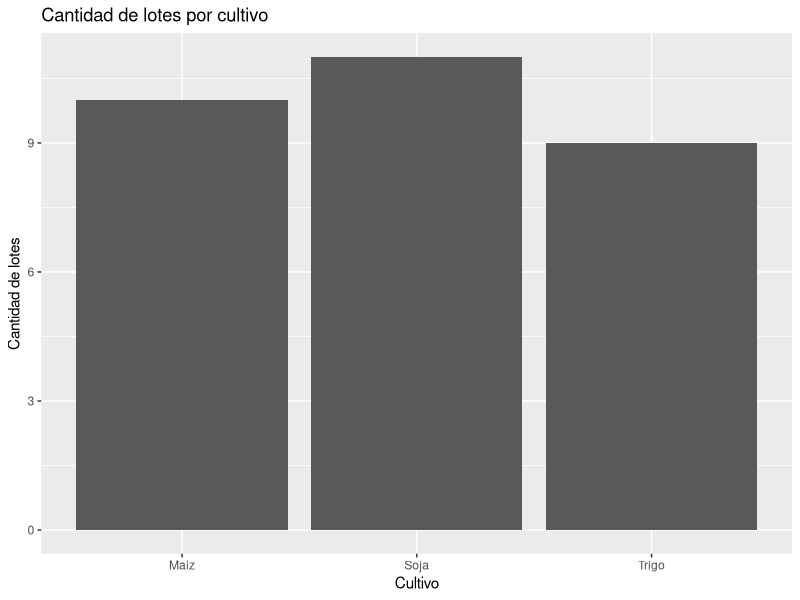
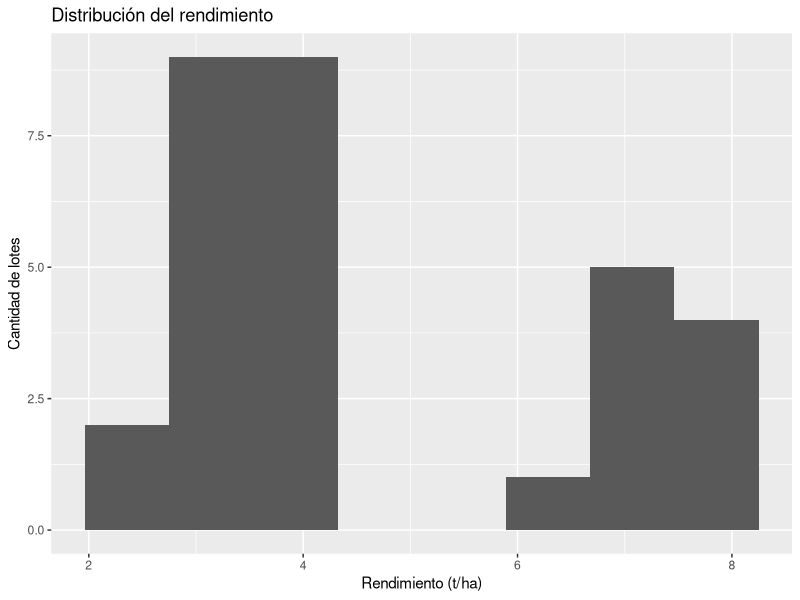
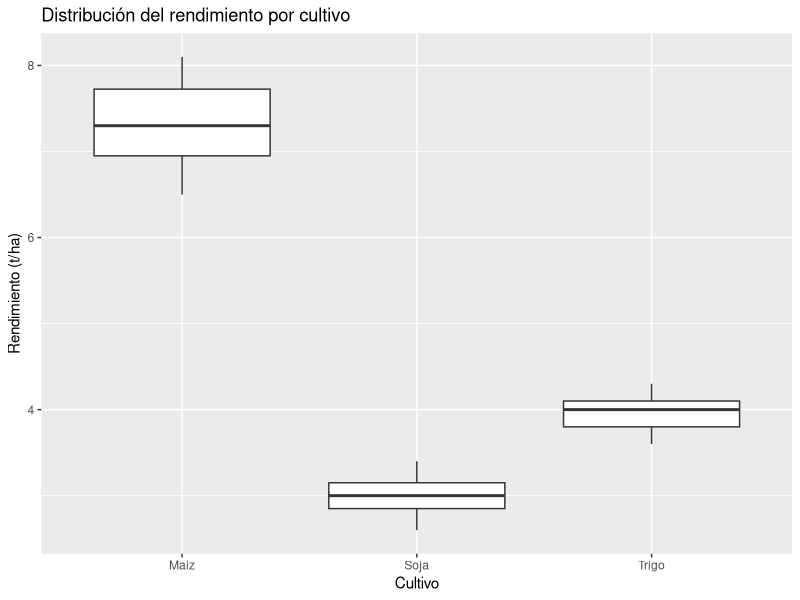
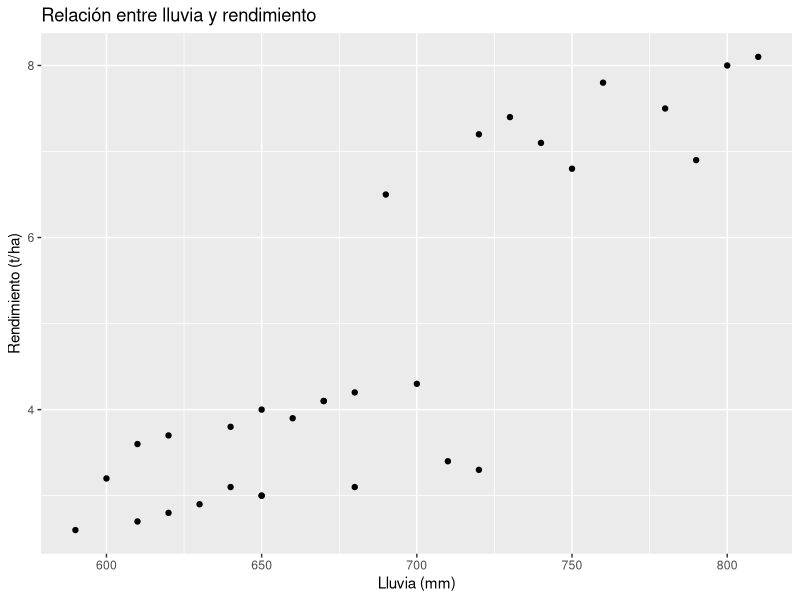
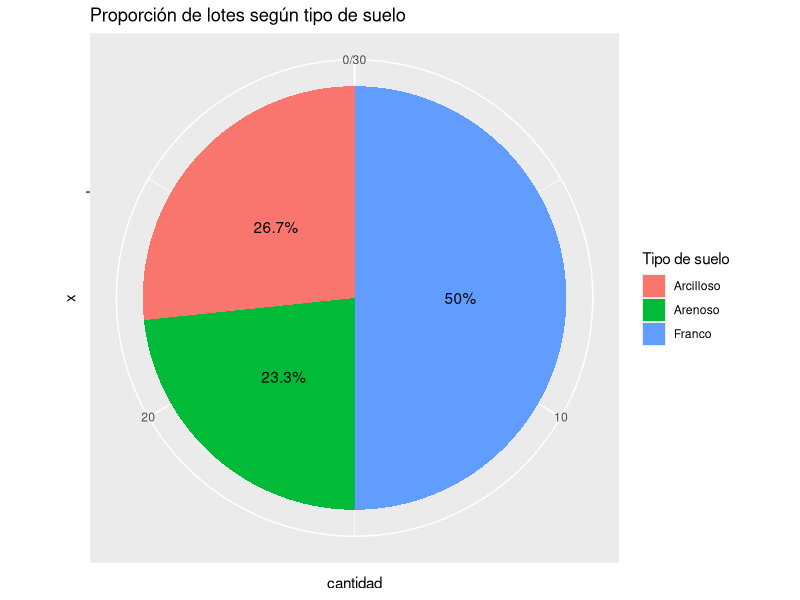
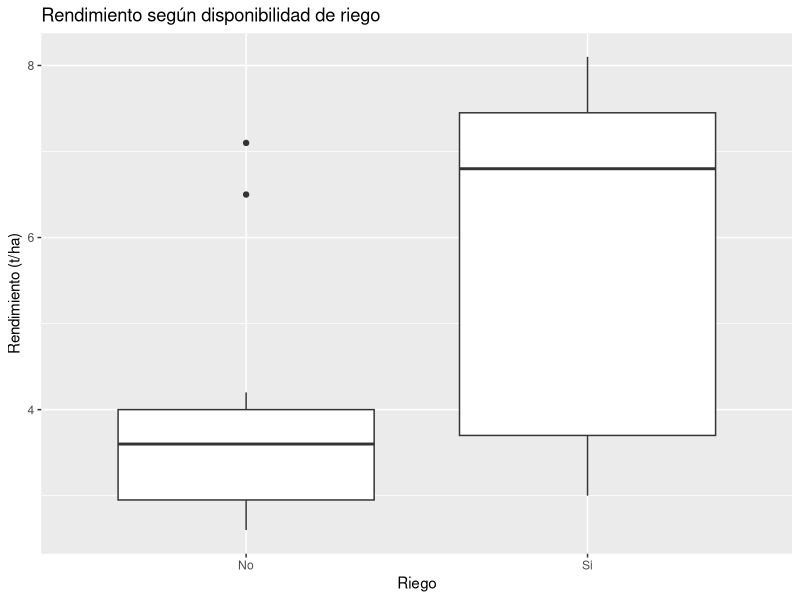

Recreate these plots in R, in order.
# ============================================
# PRÁCTICO R - DATOS AGRICULTURA
# ============================================

# 1 - Crear variable datos para cargar el archivo csv
datos <- read.csv("datos_agricultura.csv")

# 2 - Mostrar los primeros 6 registros
#head() para mostrar por defecto los primeros 6 archivos
head(datos)
#head(datos, 6)mostrar archivos que se le indica en el segundo parametro
head(datos, 6)

# 3 - ¿Cuántos lotes contiene la base?
#cada fila representa un lote
nrow(datos)
#Pero si un mismo lote aparece varias veces
length(unique(datos$lote))

# 4-¿Qué variables contiene?
#names(datos) muestra los nombres de las variables.
names(datos)

# 5 - Variables categóricas y numéricas
#str(datos) muestra:nombre de la variable,tipo de variable,algunos valores
# categoricas: chr numericas: int, num
str(datos)
#identificar las variables.
sapply(datos, class)

# 6 - Resumen estadístico
# summary mostrara: Min., 1st Qu., Median, Mean, 3rd Qu., Max.
summary(datos)

# ============================================
# PARTE 2   Medidas de tendencia central
# ============================================
#Utilizando la variable rendimiento_t_ha:

# 7 - Calcular la media

#mean()  calcula la media
#datos$rendimiento_t_ha → selecciona la variable
#na.rm = TRUE ignora valores faltantes

mean(datos$rendimiento_t_ha)
#resultado: 4.736667

# agregamos como parametrp, na.rm = TRUE si hubiera valores faltantes (NA) :
mean(datos$rendimiento_t_ha, na.rm = TRUE)
#guardar media en variable
media <- mean(datos$rendimiento_t_ha, na.rm = TRUE)

# 8 - Calcular la mediana
mediana <- median(datos$rendimiento_t_ha, na.rm = TRUE)
#resultado:  3.95

# 9 - Determinar la moda (valor que aparece con mayor frecuencia)

#table() muestra cuántas veces aparece cada rendimiento
tabla <- table(datos$rendimiento_t_ha)

#tabla[which.max(tabla)] indica cuál es la frecuencia máxima
tabla[which.max(tabla)]

#obtener el valor que corresponde a esa frecuencia
as.numeric(names(tabla)[which.max(tabla)])

#moda
moda <- as.numeric(names(tabla)[which.max(tabla)])
#respuesta: 3

# 10 - Comparar media y mediana

#media : 4.736667
#mediana : 3.95

#¿Son similares?

#no son similares
# diferencia: 0.79 t/ha aproximadamente.

#¿Qué información aporta esta comparación?

#la media está por encima de la mediana.
#valores de rendimiento relativamente altos están elevando la media.

# ============================================
# PARTE 3  Medidas de dispersión y posición
# ============================================

# 11 - Mínimo y máximo
#min() obtener el minimo
#max() obtener el maximo
minimo <- min(datos$rendimiento_t_ha, na.rm = TRUE)
# respuesta: 2.6
maximo <- max(datos$rendimiento_t_ha, na.rm = TRUE)
#respuesta. 8.1

# 12. Calcular el rango (rango: Máximo − Mínimo)
#nos indica la amplitud total de los rendimientos observados
rango <- maximo - minimo
#respuesta: 5.5

# 13 - Obtener Q1, Q2 y Q3 (Primer cuartil,Segundo cuartil,Tercer cuartil)

#quantile() Por defecto divide los datos en cuatro partes
#cuartiles:0%,25%,50%,75%,100%)
quantile(datos$rendimiento_t_ha, na.rm = TRUE)

#Primer cuartil
quantile(datos$rendimiento_t_ha, 0.25, na.rm = TRUE)
#respuesta:   25%  - 3.125

#Segundo cuartil
quantile(datos$rendimiento_t_ha, 0.50, na.rm = TRUE)
#respuesta:  50%  - 3.95

#Tercer cuartil
quantile(datos$rendimiento_t_ha, 0.75, na.rm = TRUE)
#respuesta:  75% - 6.875

#los 3 cuartiles juntos
cuartiles <- quantile(
  datos$rendimiento_t_ha,
  probs = c(0.25, 0.50, 0.75),
  na.rm = TRUE
)
#repuesta:    cuartiles
#          25%   50%   75%
#         3.125 3.950 6.875


# 14 - Calcular el rango intercuartílico (IQR)
# mide la amplitud del 50 % central de los datos
# formula IQR = Q3 − Q1

#IQR() calcula el rango  intercuartílico de un conjunto de datos numéricos
IQR(datos$rendimiento_t_ha, na.rm = TRUE)
# respuesta: 3.75

# crear variable y almacenar el resultado de la resta
# de variables cuartiles[3] menos cuartiles[1]
iqr_manual <- cuartiles[3] - cuartiles[1]

# 15 - ¿Entre qué valores se encuentra el 50 % central?

q1 <- 2.80
q2 <- 3.95
q3 <- 5.20
# respuesta: El 50% se encuentra entre 2,80 t/ha y 5,20 t/ha.

# ============================================

# minimo: 2,6 t/ha
# maximo: 8,1 t/ha
# 11: 3,125 t/ha
# 12 (mediana): 3,950 t/ha
# 13: 6,875 t/ha
# IQR: 3,75 t/ha

# ============================================
# PARTE 4  GRAFICOS
# ============================================

# ============================================
#  Gráfico de barras
# muestrar la cantidad de lotes correspondientes a cada cultivo.
# ============================================
library(ggplot2)

ggplot(datos, aes(x = cultivo)) +
  geom_bar() +
  labs(
    title = "Cantidad de lotes por cultivo",
    x = "Cultivo",
    y = "Cantidad de lotes"
  )

# geom_bar() cuenta automáticamente cuántas observaciones
# existen para cada categoría de cultivo.

# revisamos los datos
table(datos$cultivo)

# ============================================
# Histograma (permite observar cómo se distribuyen los rendimientos)
# Construir un histograma de rendimiento_t_ha
# describir brevemente la distribución.
# ============================================

ggplot(datos, aes(x = rendimiento_t_ha)) +
  geom_histogram(bins = 8) +
  labs(
    title = "Distribución del rendimiento",
    x = "Rendimiento (t/ha)",
    y = "Cantidad de lotes"
  )

#¿Qué tenemos que observar?

# dónde se concentran los valores
# si la distribución es aproximadamente simétrica
# si existe asimetría
# si aparecen valores extremos
# si existen uno o varios grupos de valores

# media = 4,736667
# mediana = 3,95

# la media es bastante mayor que la mediana,
# debemos prestar atención a la presencia de valores altos
# que puedan estar desplazando la media.

# ============================================
# Boxplot
# rendimiento para cada cultivo
# Comparar las distribuciones
# ============================================

ggplot(datos, aes(x = cultivo, y = rendimiento_t_ha)) +
  geom_boxplot() +
  labs(
    title = "Distribución del rendimiento por cultivo",
    x = "Cultivo",
    y = "Rendimiento (t/ha)"
  )

#¿Qué tenemos que comparar?

# Para cada cultivo podemos observar:

# mediana → línea dentro de la caja
# Q1 y Q3 → límites de la caja
# dispersión → tamaño de la caja y los bigotes
# valores atípicos → puntos alejados
# diferencias entre cultivos

# si un cultivo tiene una caja mucho más grande que otro:
# Ese cultivo presenta mayor dispersión en sus rendimientos.

# Si las medianas están a diferentes alturas:
# Los valores centrales del rendimiento difieren entre cultivos.

# ============================================
# Gráfico de dispersión
# ============================================
# lluvia_mm en X
# rendimiento_t_ha en Y

ggplot(datos, aes(x = lluvia_mm, y = rendimiento_t_ha)) +
  geom_point() +
  labs(
    title = "Relación entre lluvia y rendimiento",
    x = "Lluvia (mm)",
    y = "Rendimiento (t/ha)"
  )

#¿Observa alguna relación?

# Si los puntos muestran una tendencia ascendente:
# podría existir una relación positiva
# a mayor lluvia, mayores rendimientos

# Si muestran una tendencia descendente:
# podría existir una relación negativa

# Si están completamente dispersos:
# no se observa una relación lineal clara.

# Se observa una tendencia desendente de lluvias

# ============================================
# Gráfico de torta
# representar la proporción de lotes según tipo_suelo
# ============================================

# Primero calculamos las cantidades:

# contamos los lotes por tipo de suelo
table(datos$tipo_suelo)
# Convertir esa tabla en un DataFrame
suelo <- as.data.frame(table(datos$tipo_suelo))

# Tenemos dos columnas:
# Var1 → tipo de suelo
# Freq → cantidad de lotes

# Cambiar los nombres de las columnas
# cambia: Var1 ,Freq a tipo_suelo, cantidad
names(suelo) <- c("tipo_suelo", "cantidad")

# Calculamos el porcentaje:

suelo$porcentaje <- suelo$cantidad / sum(suelo$cantidad) * 100

# suelo$cantidad = 8,7,15
# sum(suelo$cantidad) suma todas las cantidades : 8 + 7 + 15 = 30
# 8/30 *100 = 26.66 , 7/30 *100 = 23.33 , 15/30 *100 = 50
#  agrega en suelo esos resultados como una nueva columna: porcentaje

# geom_text() agrega texto al gráfico

# label = paste0(round(porcentaje, 1), "%"))
# porcentaje texto a mostrar
# round(porcentaje, 1) redondea a 1 decimal
# "%" , Agrega el símbolo %
# position_stack(vjust = 0.5) coloque el texto en el centro de cada porción

ggplot(suelo, aes(x = "", y = cantidad, fill = tipo_suelo)) +
  geom_bar(stat = "identity", width = 1) +
  coord_polar("y") +
  geom_text(
    aes(label = paste0(round(porcentaje, 1), "%")),
    position = position_stack(vjust = 0.5)
  ) +
  labs(
    title = "Proporción de lotes según tipo de suelo",
    fill = "Tipo de suelo"
  )

# tipo de suelo más frecuente: suelo Franco , representa el 50 % de los lotes
# los Arcillosos representan el 26,67 %
# los Arenosos representan el 23,33 %
# la mitad de los lotes corresponden a suelos de tipo Franco


# ============================================
# Parte 5 — Pregunta de negocio: efecto del riego
# ============================================

# 16 - Construir un boxplot de rendimiento_t_ha según riego

# Eje X : riego , Eje Y : rendimiento_t_ha

ggplot(datos, aes(x = riego, y = rendimiento_t_ha)) +
  geom_boxplot() +
  labs(
    title = "Rendimiento según disponibilidad de riego",
    x = "Riego",
    y = "Rendimiento (t/ha)"
  )

# boxplot nos permite comparar:
# mediana , dispersión valores mínimos y máximos , posibles valores atípicos.

# 17 - Calcular el rendimiento medio de los lotes con riego

table(datos$riego)
# mean() pero filtrando solamente los lotes que tienen riego

media_riego <- mean(
  datos$rendimiento_t_ha[datos$riego == "Si"],
  na.rm = TRUE
)

# respuesta:  5.66

# 18 - Calcular el rendimiento medio de los lotes sin riego

media_sin_riego <- mean(
  datos$rendimiento_t_ha[datos$riego == "No"],
  na.rm = TRUE
)
# respuesta: 3.813333

# 19 - ¿Cuál presenta mayor rendimiento promedio?

# Sin riego: 3.813333 t/ha
# Con riego: 5.66 t/ha
# diferencia : 5,66 − 3,813333 = 1,846667 t/ha

# Los lotes con riego presentan un rendimiento promedio aproximadamente de:
# 1,85 t/ha superior que los lotes sin riego.


# 20 - Escribir una breve interpretación de los resultados
# Recuerde que una diferencia descriptiva
# no demuestra por sí sola una relación causal.


# En la base analizada los lotes con riego presentan
# un rendimiento promedio de 5,66 t/ha, mientras que
#  los lotes sin riego presentan un rendimiento promedio de 3,81 t/ha.

# Por lo tanto, se observa una diferencia descriptiva
# de aproximadamente 1,85 t/ha a favor de los lotes con riego.

# Estos resultados sugieren una asociación entre la disponibilidad de riego
# y mayores niveles de rendimiento en los datos analizados.

# Sin embargo, esta diferencia descriptiva no permite afirmar que el riego
# sea por sí solo la causa del mayor rendimiento, ya que pueden intervenir
# otros factores, como el cultivo, el tipo de suelo, las precipitaciones,
# las condiciones climáticas y las prácticas de manejo.
